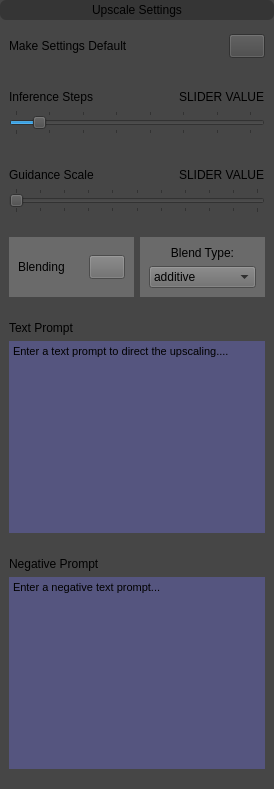
                              <widget class="QWidget" name="widget_22" native="true">
                               <property name="styleSheet">
                                <string notr="true">background-color: rgb(70, 70, 70);</string>
                               </property>
                               <layout class="QVBoxLayout" name="verticalLayout_11">
                                <property name="leftMargin">
                                 <number>0</number>
                                </property>
                                <property name="topMargin">
                                 <number>0</number>
                                </property>
                                <property name="rightMargin">
                                 <number>0</number>
                                </property>
                                <item>
                                 <widget class="QLabel" name="label_10">
                                  <property name="minimumSize">
                                   <size>
                                    <width>0</width>
                                    <height>20</height>
                                   </size>
                                  </property>
                                  <property name="styleSheet">
                                   <string notr="true">background-color: rgb(53, 53, 53);
border-radius: 6px;</string>
                                  </property>
                                  <property name="text">
                                   <string>Upscale Settings</string>
                                  </property>
                                  <property name="alignment">
                                   <set>Qt::AlignCenter</set>
                                  </property>
                                 </widget>
                                </item>
                                <item>
                                 <widget class="QWidget" name="defaultSettingsWidget" native="true">
                                  <property name="minimumSize">
                                   <size>
                                    <width>100</width>
                                    <height>40</height>
                                   </size>
                                  </property>
                                  <property name="styleSheet">
                                   <string notr="true"/>
                                  </property>
                                  <layout class="QHBoxLayout" name="horizontalLayout_180">
                                   <property name="spacing">
                                    <number>0</number>
                                   </property>
                                   <property name="topMargin">
                                    <number>0</number>
                                   </property>
                                   <property name="bottomMargin">
                                    <number>0</number>
                                   </property>
                                   <item alignment="Qt::AlignLeft">
                                    <widget class="QLabel" name="label_54">
                                     <property name="text">
                                      <string>Make Settings Default</string>
                                     </property>
                                     <property name="wordWrap">
                                      <bool>false</bool>
                                     </property>
                                    </widget>
                                   </item>
                                   <item alignment="Qt::AlignRight">
                                    <widget class="QPushButton" name="makeSettingsDefaultCheckbox">
                                     <property name="sizePolicy">
                                      <sizepolicy hsizetype="Fixed" vsizetype="Fixed">
                                       <horstretch>0</horstretch>
                                       <verstretch>0</verstretch>
                                      </sizepolicy>
                                     </property>
                                     <property name="minimumSize">
                                      <size>
                                       <width>36</width>
                                       <height>24</height>
                                      </size>
                                     </property>
                                     <property name="maximumSize">
                                      <size>
                                       <width>36</width>
                                       <height>24</height>
                                      </size>
                                     </property>
                                     <property name="text">
                                      <string/>
                                     </property>
                                     <property name="icon">
                                      <iconset resource="../Modern_UI_Start/resources.qrc">
                                       <normaloff>:/whiteicons/icons/light/toggle-left.svg</normaloff>
                                       <normalon>:/whiteicons/icons/light/toggle-right.svg</normalon>:/whiteicons/icons/light/toggle-left.svg</iconset>
                                     </property>
                                     <property name="iconSize">
                                      <size>
                                       <width>50</width>
                                       <height>30</height>
                                      </size>
                                     </property>
                                     <property name="checkable">
                                      <bool>true</bool>
                                     </property>
                                     <property name="checked">
                                      <bool>false</bool>
                                     </property>
                                    </widget>
                                   </item>
                                  </layout>
                                 </widget>
                                </item>
                                <item>
                                 <widget class="QWidget" name="widget_9" native="true">
                                  <layout class="QVBoxLayout" name="verticalLayout_27">
                                   <item>
                                    <widget class="QWidget" name="widget_10" native="true">
                                     <layout class="QHBoxLayout" name="horizontalLayout_22">
                                      <property name="leftMargin">
                                       <number>0</number>
                                      </property>
                                      <property name="rightMargin">
                                       <number>0</number>
                                      </property>
                                      <property name="bottomMargin">
                                       <number>0</number>
                                      </property>
                                      <item>
                                       <widget class="QLabel" name="label_20">
                                        <property name="text">
                                         <string>Inference Steps</string>
                                        </property>
                                       </widget>
                                      </item>
                                      <item alignment="Qt::AlignRight">
                                       <widget class="QLabel" name="iterationsLabel">
                                        <property name="text">
                                         <string>SLIDER VALUE</string>
                                        </property>
                                       </widget>
                                      </item>
                                     </layout>
                                    </widget>
                                   </item>
                                   <item>
                                    <widget class="QSlider" name="iterationsSlider">
                                     <property name="minimum">
                                      <number>3</number>
                                     </property>
                                     <property name="maximum">
                                      <number>75</number>
                                     </property>
                                     <property name="value">
                                      <number>10</number>
                                     </property>
                                     <property name="tracking">
                                      <bool>true</bool>
                                     </property>
                                     <property name="orientation">
                                      <enum>Qt::Horizontal</enum>
                                     </property>
                                     <property name="invertedAppearance">
                                      <bool>false</bool>
                                     </property>
                                     <property name="invertedControls">
                                      <bool>false</bool>
                                     </property>
                                     <property name="tickPosition">
                                      <enum>QSlider::TicksBothSides</enum>
                                     </property>
                                     <property name="tickInterval">
                                      <number>0</number>
                                     </property>
                                    </widget>
                                   </item>
                                  </layout>
                                 </widget>
                                </item>
                                <item>
                                 <widget class="QWidget" name="widget_7" native="true">
                                  <layout class="QVBoxLayout" name="verticalLayout_26">
                                   <item>
                                    <widget class="QWidget" name="widget_8" native="true">
                                     <layout class="QHBoxLayout" name="horizontalLayout_21">
                                      <property name="leftMargin">
                                       <number>0</number>
                                      </property>
                                      <property name="rightMargin">
                                       <number>0</number>
                                      </property>
                                      <property name="bottomMargin">
                                       <number>0</number>
                                      </property>
                                      <item>
                                       <widget class="QLabel" name="label_13">
                                        <property name="text">
                                         <string>Guidance Scale</string>
                                        </property>
                                       </widget>
                                      </item>
                                      <item alignment="Qt::AlignRight">
                                       <widget class="QLabel" name="guidanceLabel">
                                        <property name="text">
                                         <string>SLIDER VALUE</string>
                                        </property>
                                       </widget>
                                      </item>
                                     </layout>
                                    </widget>
                                   </item>
                                   <item>
                                    <widget class="QSlider" name="guidanceSlider">
                                     <property name="minimum">
                                      <number>0</number>
                                     </property>
                                     <property name="maximum">
                                      <number>20</number>
                                     </property>
                                     <property name="value">
                                      <number>0</number>
                                     </property>
                                     <property name="orientation">
                                      <enum>Qt::Horizontal</enum>
                                     </property>
                                     <property name="tickPosition">
                                      <enum>QSlider::TicksBothSides</enum>
                                     </property>
                                     <property name="tickInterval">
                                      <number>2</number>
                                     </property>
                                    </widget>
                                   </item>
                                  </layout>
                                 </widget>
                                </item>
                                <item>
                                 <widget class="QWidget" name="widget_16" native="true">
                                  <property name="styleSheet">
                                   <string notr="true"/>
                                  </property>
                                  <layout class="QHBoxLayout" name="horizontalLayout_96">
                                   <item>
                                    <widget class="QWidget" name="blendingWidgetCard" native="true">
                                     <property name="minimumSize">
                                      <size>
                                       <width>100</width>
                                       <height>40</height>
                                      </size>
                                     </property>
                                     <property name="styleSheet">
                                      <string notr="true">background-color: rgb(106, 106, 106);</string>
                                     </property>
                                     <layout class="QHBoxLayout" name="horizontalLayout_170">
                                      <property name="spacing">
                                       <number>0</number>
                                      </property>
                                      <property name="topMargin">
                                       <number>0</number>
                                      </property>
                                      <property name="bottomMargin">
                                       <number>0</number>
                                      </property>
                                      <item alignment="Qt::AlignLeft">
                                       <widget class="QLabel" name="label_44">
                                        <property name="text">
                                         <string>Blending</string>
                                        </property>
                                       </widget>
                                      </item>
                                      <item alignment="Qt::AlignRight">
                                       <widget class="QPushButton" name="blendingCheckbox">
                                        <property name="sizePolicy">
                                         <sizepolicy hsizetype="Fixed" vsizetype="Fixed">
                                          <horstretch>0</horstretch>
                                          <verstretch>0</verstretch>
                                         </sizepolicy>
                                        </property>
                                        <property name="minimumSize">
                                         <size>
                                          <width>36</width>
                                          <height>24</height>
                                         </size>
                                        </property>
                                        <property name="maximumSize">
                                         <size>
                                          <width>36</width>
                                          <height>24</height>
                                         </size>
                                        </property>
                                        <property name="text">
                                         <string/>
                                        </property>
                                        <property name="icon">
                                         <iconset resource="../Modern_UI_Start/resources.qrc">
                                          <normaloff>:/whiteicons/icons/light/toggle-left.svg</normaloff>
                                          <normalon>:/whiteicons/icons/light/toggle-right.svg</normalon>:/whiteicons/icons/light/toggle-left.svg</iconset>
                                        </property>
                                        <property name="iconSize">
                                         <size>
                                          <width>50</width>
                                          <height>30</height>
                                         </size>
                                        </property>
                                        <property name="checkable">
                                         <bool>true</bool>
                                        </property>
                                        <property name="checked">
                                         <bool>false</bool>
                                        </property>
                                       </widget>
                                      </item>
                                     </layout>
                                    </widget>
                                   </item>
                                   <item>
                                    <widget class="QWidget" name="blendTypeWidgetCard" native="true">
                                     <property name="styleSheet">
                                      <string notr="true">background-color: rgb(106, 106, 106);</string>
                                     </property>
                                     <layout class="QVBoxLayout" name="verticalLayout_34">
                                      <item>
                                       <widget class="QLabel" name="label_60">
                                        <property name="text">
                                         <string>Blend Type:</string>
                                        </property>
                                        <property name="alignment">
                                         <set>Qt::AlignCenter</set>
                                        </property>
                                       </widget>
                                      </item>
                                      <item>
                                       <widget class="QComboBox" name="blendTypeSelector">
                                        <property name="minimumSize">
                                         <size>
                                          <width>60</width>
                                          <height>0</height>
                                         </size>
                                        </property>
                                        <item>
                                         <property name="text">
                                          <string>additive</string>
                                         </property>
                                        </item>
                                        <item>
                                         <property name="text">
                                          <string>subtractive</string>
                                         </property>
                                        </item>
                                        <item>
                                         <property name="text">
                                          <string>multiply</string>
                                         </property>
                                        </item>
                                        <item>
                                         <property name="text">
                                          <string>soft light</string>
                                         </property>
                                        </item>
                                        <item>
                                         <property name="text">
                                          <string>hard light</string>
                                         </property>
                                        </item>
                                       </widget>
                                      </item>
                                     </layout>
                                    </widget>
                                   </item>
                                  </layout>
                                 </widget>
                                </item>
                                <item>
                                 <widget class="QWidget" name="widget_6" native="true">
                                  <layout class="QVBoxLayout" name="verticalLayout_25">
                                   <item>
                                    <widget class="QLabel" name="label_12">
                                     <property name="text">
                                      <string>Text Prompt</string>
                                     </property>
                                    </widget>
                                   </item>
                                   <item>
                                    <widget class="QTextEdit" name="promptTextInput">
                                     <property name="styleSheet">
                                      <string notr="true">background-color: rgb(85, 85, 127);
border-radius: 999px;</string>
                                     </property>
                                     <property name="html">
                                      <string>&lt;!DOCTYPE HTML PUBLIC &quot;-//W3C//DTD HTML 4.0//EN&quot; &quot;http://www.w3.org/TR/REC-html40/strict.dtd&quot;&gt;
&lt;html&gt;&lt;head&gt;&lt;meta name=&quot;qrichtext&quot; content=&quot;1&quot; /&gt;&lt;style type=&quot;text/css&quot;&gt;
p, li { white-space: pre-wrap; }
&lt;/style&gt;&lt;/head&gt;&lt;body style=&quot; font-family:'MS Shell Dlg 2'; font-size:8.25pt; font-weight:400; font-style:normal;&quot;&gt;
&lt;p style=&quot; margin-top:0px; margin-bottom:0px; margin-left:0px; margin-right:0px; -qt-block-indent:0; text-indent:0px;&quot;&gt;Enter a text prompt to direct the upscaling....&lt;/p&gt;&lt;/body&gt;&lt;/html&gt;</string>
                                     </property>
                                     <property name="placeholderText">
                                      <string>Enter a text prompt to direct the upscale, to be engaged the 'Guidance Scale' slider must be set to values greater than 1</string>
                                     </property>
                                    </widget>
                                   </item>
                                  </layout>
                                 </widget>
                                </item>
                                <item>
                                 <widget class="QWidget" name="widget_5" native="true">
                                  <layout class="QVBoxLayout" name="verticalLayout_24">
                                   <item>
                                    <widget class="QLabel" name="label_11">
                                     <property name="text">
                                      <string>Negative Prompt</string>
                                     </property>
                                    </widget>
                                   </item>
                                   <item>
                                    <widget class="QTextEdit" name="negativePromptTextInput">
                                     <property name="styleSheet">
                                      <string notr="true">background-color: rgb(85, 85, 127);
border-radius: 999px;</string>
                                     </property>
                                     <property name="html">
                                      <string>&lt;!DOCTYPE HTML PUBLIC &quot;-//W3C//DTD HTML 4.0//EN&quot; &quot;http://www.w3.org/TR/REC-html40/strict.dtd&quot;&gt;
&lt;html&gt;&lt;head&gt;&lt;meta name=&quot;qrichtext&quot; content=&quot;1&quot; /&gt;&lt;style type=&quot;text/css&quot;&gt;
p, li { white-space: pre-wrap; }
&lt;/style&gt;&lt;/head&gt;&lt;body style=&quot; font-family:'MS Shell Dlg 2'; font-size:8.25pt; font-weight:400; font-style:normal;&quot;&gt;
&lt;p style=&quot; margin-top:0px; margin-bottom:0px; margin-left:0px; margin-right:0px; -qt-block-indent:0; text-indent:0px;&quot;&gt;Enter a negative text prompt...&lt;/p&gt;&lt;/body&gt;&lt;/html&gt;</string>
                                     </property>
                                    </widget>
                                   </item>
                                  </layout>
                                 </widget>
                                </item>
                               </layout>
                              </widget>
